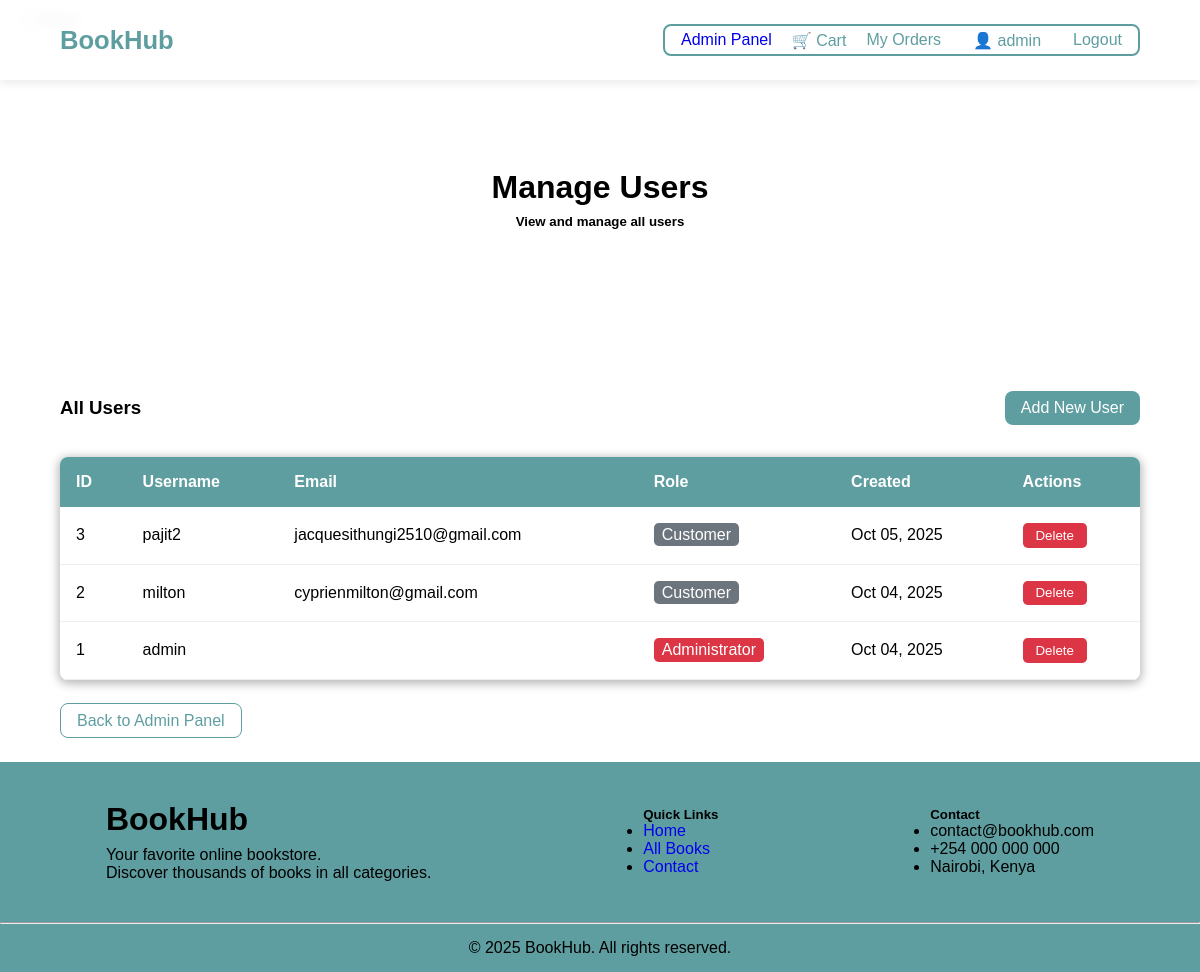
Before: /admin-panel/users/ (signed in) with the older database file.
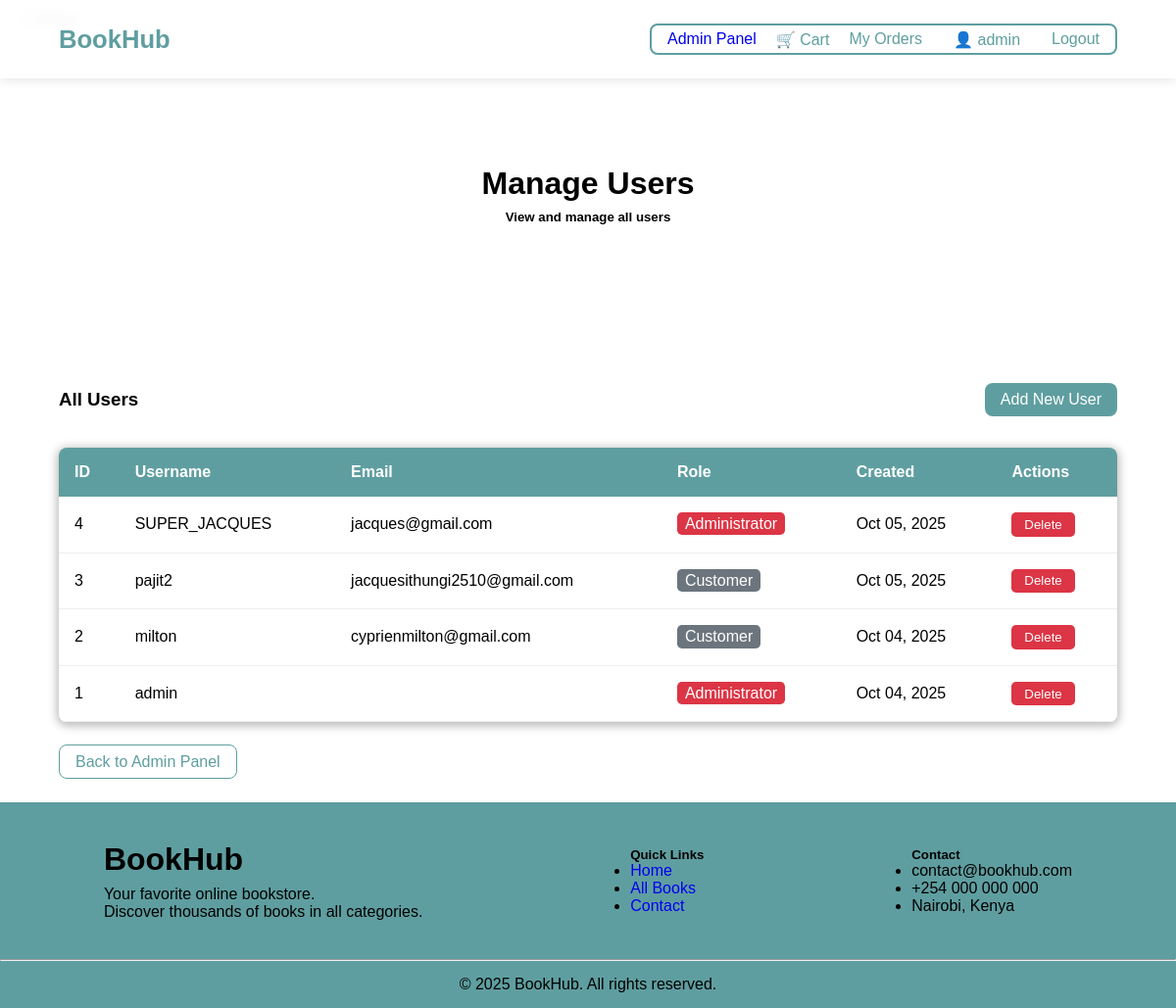
After: the same page with the newer database file.
### core/models.py (models this page shows)
class User(AbstractUser):
    ROLE_CHOICES = (
        ('customer', 'Customer'),
        ('admin', 'Administrator'),
    )
    role = models.CharField(max_length=20, choices=ROLE_CHOICES, default='customer')
    phone_number = models.CharField(max_length=15, blank=True)
    address = models.TextField(blank=True)
    created_at = models.DateTimeField(auto_now_add=True)

### core/views.py (the view)
# urls.py: path('admin-panel/users/', views.admin_users, name='admin_users'),
@user_passes_test(is_admin)
def admin_users(request):
    users = User.objects.all().order_by('-created_at')
    return render(request, 'core/admin_users.html', {'users': users})

### core/views.py (called while the page is built)
def is_admin(user):
    return user.is_authenticated and (user.is_superuser or user.role == 'admin')

### core/templates/core/admin_users.html (shortened to what this page needs)
{% extends 'core/base.html' %}
{% block content %}
<div class="title">
    <h1>Manage Users</h1>
    <h5>View and manage all users</h5>
</div>
<div style="width: 90%; margin: 0 auto; padding: 2rem 0;">
    <div style="display: flex; justify-content: space-between; align-items: center; margin-bottom: 2rem;">
        <h3>All Users</h3>
        <a href="{% url 'admin_add_user' %}" style="background-color: cadetblue; color: white; padding: 0.5rem 1rem; border-radius: 0.5rem; text-decoration: none;">Add New User</a>
    </div>
    <div style="overflow-x: auto; box-shadow: 0px 2px 10px 2px rgba(0, 0, 0, 0.274); border-radius: 0.5rem;">
        <table style="width: 100%; border-collapse: collapse; background: white;">
            <thead style="background-color: cadetblue; color: white;">
                <tr>
                    <th style="padding: 1rem; text-align: left;">ID</th>
                    <th style="padding: 1rem; text-align: left;">Username</th>
                    <th style="padding: 1rem; text-align: left;">Email</th>
                    <th style="padding: 1rem; text-align: left;">Role</th>
                    <th style="padding: 1rem; text-align: left;">Created</th>
                    <th style="padding: 1rem; text-align: left;">Actions</th>
                </tr>
            </thead>
            <tbody>
                {% for user in users %}
                <tr style="border-bottom: 1px solid #eee;">
                    <td style="padding: 1rem;">{{ user.id }}</td>
                    <td style="padding: 1rem;">{{ user.username }}</td>
                    <td style="padding: 1rem;">{{ user.email }}</td>
                    <td style="padding: 1rem;">
                        <span style="padding: 0.2rem 0.5rem; border-radius: 0.3rem; {% if user.is_superuser %}background-color: #dc3545; color: white;{% else %}background-color: #6c757d; color: white;{% endif %}">
                            {% if user.is_superuser %}Administrator{% else %}Customer{% endif %}
                        </span>
                    </td>
                    <td style="padding: 1rem;">{{ user.created_at|date:"M d, Y" }}</td>
                    <td style="padding: 1rem;">
                        <button onclick="deleteUser({{ user.id }})" style="background-color: #dc3545; color: white; border: none; padding: 0.3rem 0.8rem; border-radius: 0.3rem; cursor: pointer;">Delete</button>
                    </td>
                </tr>
                {% empty %}
                <tr>
                    <td colspan="6" style="padding: 2rem; text-align: center;">No users found.</td>
                </tr>
                {% endfor %}
            </tbody>
        </table>
    </div>
    <div style="margin-top: 2rem;">
        <a href="{% url 'admin_panel' %}" style="border: solid 1px cadetblue; color: cadetblue; padding: 0.5rem 1rem; border-radius: 0.5rem; text-decoration: none;">Back to Admin Panel</a>
    </div>
</div>
{% endblock %}

### core/templates/core/includes/header.html
<nav class="header">
    <div class="sous_header">
        <a href="{% url 'home' %}" class="title_header">BookHub</a>
            <ul>
                {% if user.is_authenticated and user.is_superuser or user.role == 'admin' %}
                    <li><a href="{% url 'admin_panel' %}">Admin Panel</a></li>
                {% endif %}
                {% if user.is_authenticated %}
                    <li>
                        <a href="{% url 'cart_detail' %}" id="cart-link" style="color: cadetblue; display: flex;align-items: center;">
                            🛒 Cart<span id="cart-count" style="display: none;"> 0</span>
                        </a>
                    </li>
                    <li>
                        <a style="color: cadetblue;" href="{% url 'my_orders' %}">My Orders</a>
                        <span style="color: cadetblue; display: flex;align-items: center;">
                            👤 {{ user.username }}
                        </span>
                        <a href="#" style="color: cadetblue;" onclick="confirmLogout()">Logout</a>
                    </li>
                {% else %}
                    <a style="color: cadetblue;" href="{% url 'login' %}">Login</a>
                {% endif %}
            </ul>
    </div>
</nav>

Changed rows visible on the page:
added User: id "4", username "SUPER_JACQUES", email "jacques@gmail.com", is_superuser "Administrator", created_at "Oct 05, 2025"
